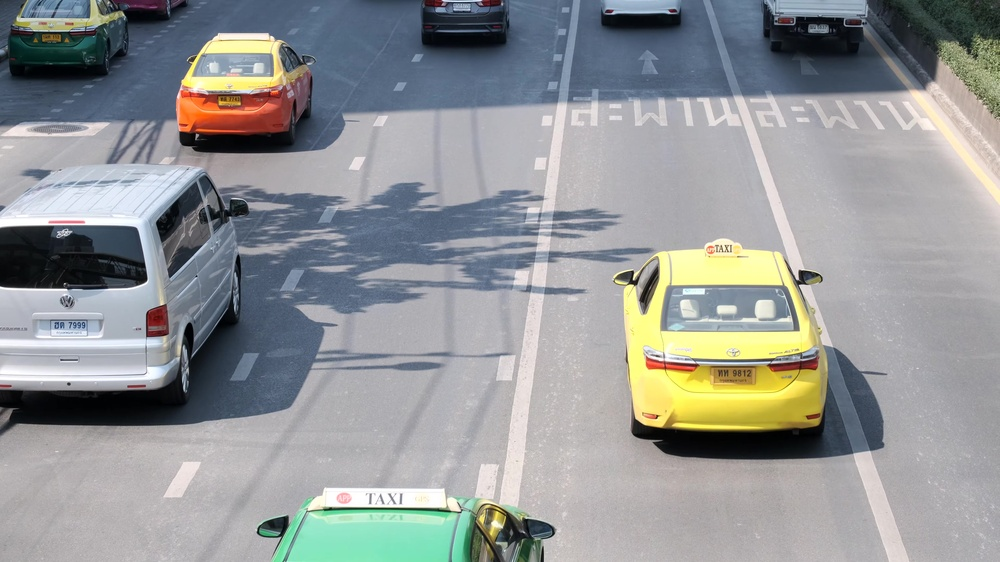
#> input picture OTSU/input.jpg, 1000 x 562 px, shrunk from 3840 x 2160 before the run
$ python otsu.py
#> lines starting #> are read from the running program, lines starting #| are printed output that depends on the picture; after the words box and inside, x2 and y2 are one past the last pixel; in counts of white or black regions, pixels touching at a corner belong together
import numpy as np
import cv2 as cv
from matplotlib import pyplot as plt

img = cv.imread('input.jpg')
#> img is the input picture: shape (562, 1000, 3); mean B, G, R 150.1, 149.7, 146.9
img_gray = cv.cvtColor(img, cv.COLOR_BGR2GRAY)
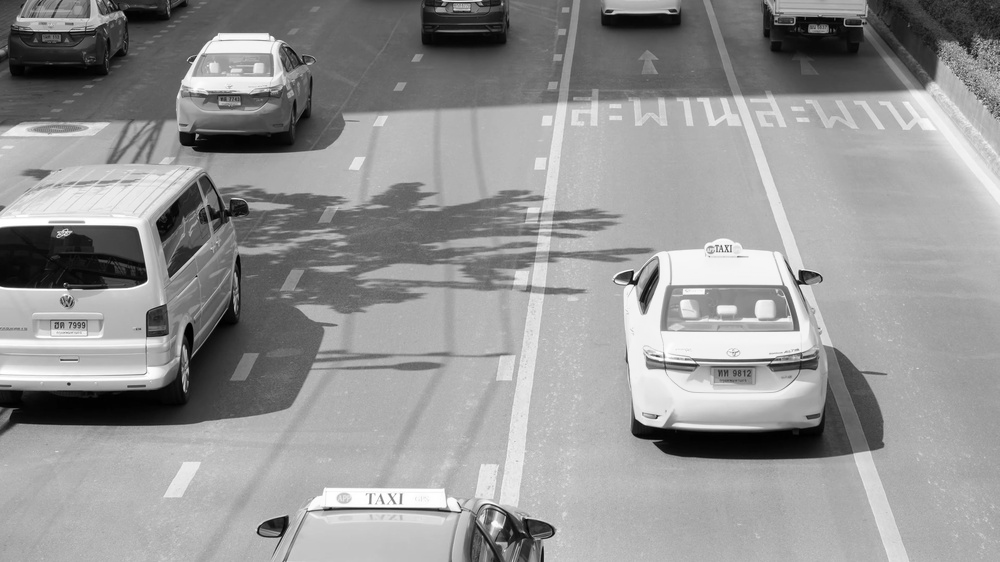
#> img_gray: shape (562, 1000); min 0, max 255, mean 148.9
print(type(img_gray))
#| <class 'numpy.ndarray'>
print(img_gray.shape)
#| (562, 1000)
print(img_gray)
#> (printed output is left out)
# hist是256x1数组，每个值对应于该图像中具有相应像素值的像素数
hist = cv.calcHist([img_gray],[0],None,[256],[0,256])
#> hist = 256 values, max 15088 at index 178, min 23 at index 0, mean 2195.3
# 绘制直方图
plt.plot(hist)
plt.show()
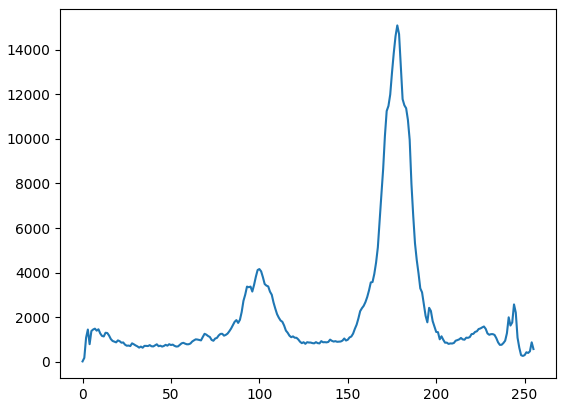
#> figure drawn by matplotlib, 1 panel; curve peaks at x = 178, y = 15088

retVal, a_img = cv.threshold(img_gray, 0, 255, cv.THRESH_OTSU)
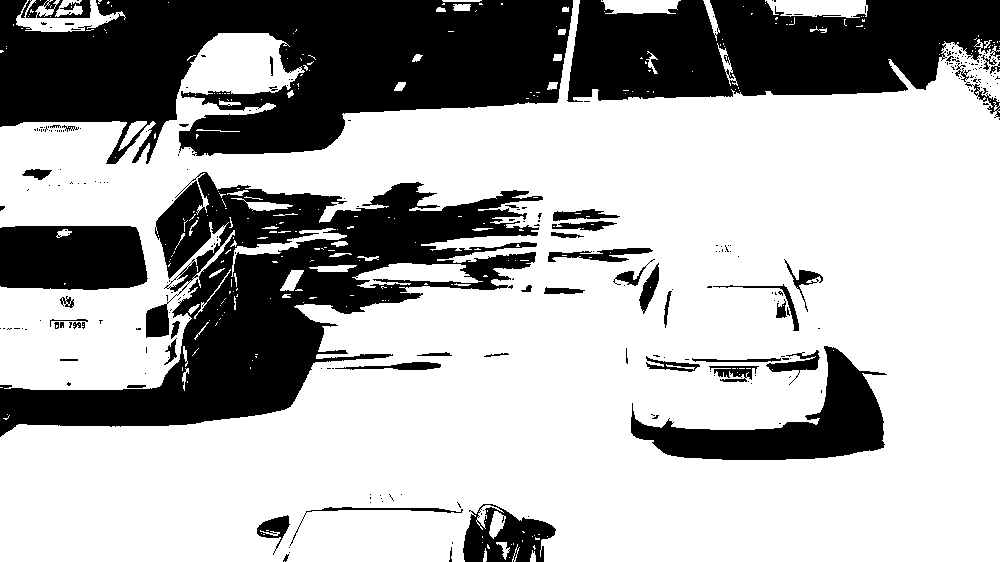
#> a_img: shape (562, 1000); 68% white; 272 black regions (221 under 20 px), largest, box (x1, y1, x2, y2) and area: (0, 0, 573, 164) 61444, (0, 172, 543, 437) 51824, (567, 0, 1000, 102) 34365
#> retVal = 129
print("retVal：" + str(retVal))
#| retVal：129.0
cv.imwrite('output.jpg', a_img)
cv.imshow("a_img",a_img)
cv.waitKey()
